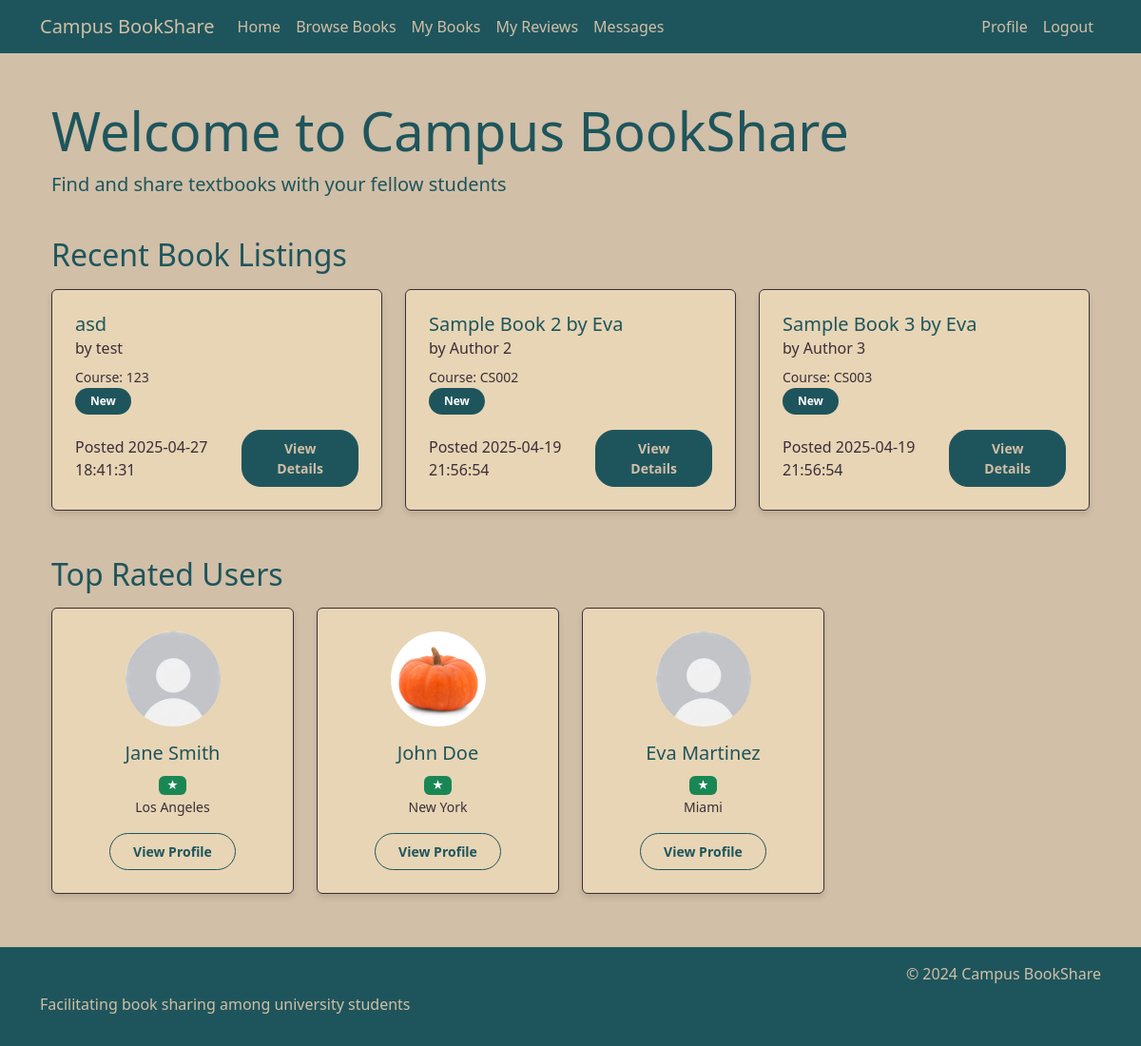
The page /home (signed in) on the database its author committed.
### tables this page shows
CREATE TABLE Books (
        book_id INTEGER PRIMARY KEY AUTOINCREMENT,
        user_id INTEGER,
        title TEXT NOT NULL,
        author TEXT,
        ISBN TEXT,
        subject TEXT,
        course_code TEXT,
        condition TEXT,
        availability TEXT NOT NULL,
        date_posted TEXT NOT NULL,
        FOREIGN KEY (user_id) REFERENCES Users(user_id)
    );

CREATE TABLE Users (
        user_id INTEGER PRIMARY KEY AUTOINCREMENT,
        name TEXT NOT NULL,
        email TEXT NOT NULL UNIQUE,
        password TEXT NOT NULL,
        profile_image TEXT,
        location TEXT
    );

### app.py (the view)
@app.route('/home')
@login_required
def home():
    recent_books = get_recent_books(3)  # Get 3 most recent listed books
    top_users = get_top_users() # Get top 3 rated users
    return render_template('home.html', recent_books=recent_books, top_users=top_users)

### app.py (called while the page is built)
def get_db_connection():
    conn = sqlite3.connect('database.db')
    conn.row_factory = sqlite3.Row
    return conn

def login_required(f):
    @wraps(f)
    def decorated_function(*args, **kwargs):
        if 'user_id' not in session:
            flash('Please log in to access this page.', 'warning')
            return redirect(url_for('login'))
        return f(*args, **kwargs) # Returns original function if logged in
    return decorated_function

def get_recent_books(limit=3):
    conn = get_db_connection()
    books = conn.execute('''
        SELECT b.*, u.name as owner_name
        FROM Books b
        JOIN Users u ON b.user_id = u.user_id
        WHERE b.availability = 'available'
        ORDER BY b.date_posted DESC
        LIMIT ?
    ''', (limit,)).fetchall()
    conn.close()
    return books

def get_top_users(limit=3):
    conn = get_db_connection()
    users = conn.execute('''
        SELECT u.*,
               COALESCE(AVG(r.rating), 0) as avg_rating,
               COUNT(r.review_id) as review_count
        FROM Users u
        LEFT JOIN Reviews r ON u.user_id = r.user_id
        GROUP BY u.user_id
        ORDER BY avg_rating DESC, review_count DESC
        LIMIT ?
    ''', (limit,)).fetchall()
    conn.close()
    return users

### templates/home.html (shortened to what this page needs)
{% extends "base.html" %}
{% block content %}
<div class="container">
    <div class="row mb-4">
        <div class="col-12">
            <h1 class="display-4">Welcome to Campus BookShare</h1>
            <p class="lead">Find and share textbooks with your fellow students</p>
        </div>
    </div>
    <div class="row mb-4">
        <div class="col-12">
            <h2 class="mb-3">Recent Book Listings</h2>
            <div class="row">
                {% for book in recent_books %}
                <div class="col-md-4 mb-4">
                    <div class="card h-100">
                        <div class="card-body">
                            <h5 class="card-title">{{ book.title }}</h5>
                            <h6 class="card-subtitle mb-2 text-muted">by {{ book.author }}</h6>
                            <p class="card-text">
                                <small class="text-muted">Course: {{ book.course_code }}</small><br>
                                <span class="badge bg-primary">{{ book.condition }}</span>
                            </p>
                            <div class="d-flex justify-content-between align-items-center">
                                <span class="text-muted">Posted {{ book.date_posted }}</span>
                                <a href="{{ url_for('book_details', book_id=book.book_id) }}" class="btn btn-sm btn-primary">View Details</a>
                            </div>
                        </div>
                    </div>
                </div>
                {% endfor %}
            </div>
        </div>
    </div>
    <div class="row">
        <div class="col-12">
            <h2 class="mb-3">Top Rated Users</h2>
            <div class="row">
                {% for user in top_users %}
                <div class="col-md-3 mb-4">
                    <div class="card h-100">
                        <div class="card-body text-center">
                            <img src="{{ user.profile_image or url_for('static', filename='images/default-avatar.png') }}"
                                 class="rounded-circle mb-3"
                                 alt="{{ user.name }}"
                                 style="width: 100px; height: 100px; object-fit: cover;">
                            <h5 class="card-title">{{ user.name }}</h5>
                            <p class="card-text">
                                <span class="badge bg-success">{{ user.rating }} ★</span><br>
                                <small class="text-muted">{{ user.location }}</small>
                            </p>
                            <a href="{{ url_for('user_profile', user_id=user.user_id) }}" class="btn btn-sm btn-outline-primary">View Profile</a>
                        </div>
                    </div>
                </div>
                {% endfor %}
            </div>
        </div>
    </div>
</div>
{% endblock %}

### static/css/style.css (style rules this page uses)
body { background-color: #D1BFA7; color: #1E555C; min-height: 100vh; display: flex; flex-direction: column; }
.btn-primary { background-color: #1E555C; border-color: #1E555C; color: #D1BFA7; font-weight: 600; padding: 0.5rem 1.5rem; border-radius: 20px; }
.card { background-color: #E8D5B5; border: 1px solid #3A2E39; box-shadow: 0 4px 6px rgba(0, 0, 0, 0.1); }
.card-body { color: #1E555C; padding: 1.5rem; }
h1, h2, h3, h4, h5, h6 { color: #1E555C; }
.text-muted { color: #3A2E39 !important; }
.badge.bg-primary { background-color: #1E555C !important; padding: 0.5rem 1rem; font-weight: 600; border-radius: 20px; }
.btn-outline-primary { color: #1E555C; border-color: #1E555C; font-weight: 600; padding: 0.5rem 1.5rem; border-radius: 20px; }

### rows shown on the page
Books: title "asd", author "test", course_code "123", condition "New", date_posted "2025-04-27 18:41:31"
Books: title "Sample Book 2 by Eva", author "Author 2", course_code "CS002", condition "New", date_posted "2025-04-19 21:56:54"
Books: title "Sample Book 3 by Eva", author "Author 3", course_code "CS003", condition "New", date_posted "2025-04-19 21:56:54"
Users: profile_image (placeholder picture), name "Jane Smith", location "Los Angeles"
Users: profile_image (picture), name "John Doe", location "New York"
Users: profile_image (placeholder picture), name "Eva Martinez", location "Miami"
